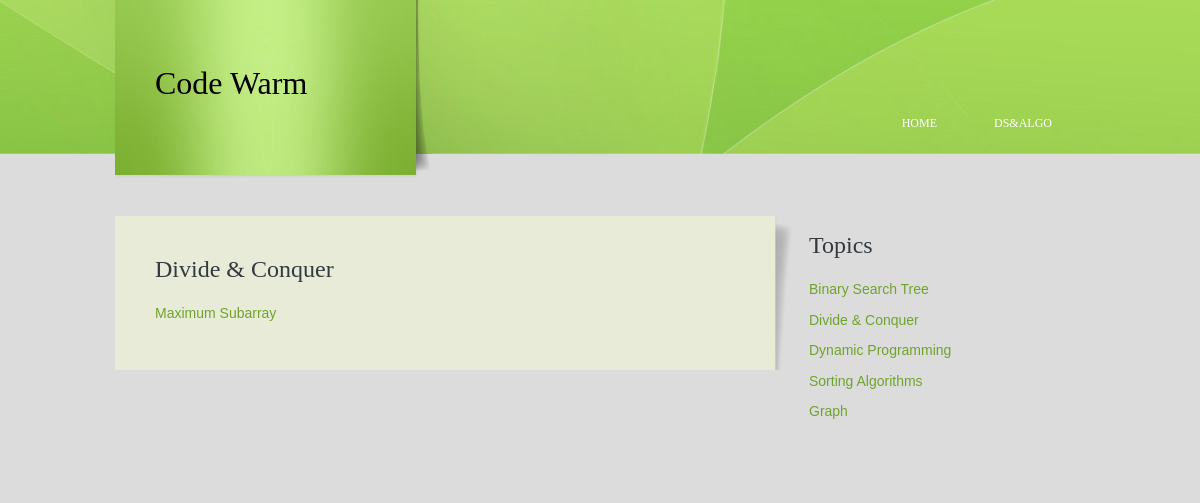
/dsnalgo/5/, run on the app's committed database.
### dsnalgo/models.py (models this page shows, shortened)
class Article(models.Model):
    title = models.CharField(max_length=250)

class SubArticle(models.Model):
    article = models.ForeignKey(Article, on_delete=models.CASCADE)
    title = models.CharField(max_length=250)

### dsnalgo/views.py (the view)
# urls.py: url(r'^(?P<article_id>[0-9]+)/$', views.article_detail, name='article-detail'),
def article_detail(request,article_id):
    article = get_object_or_404(Article, pk=article_id)
    all_articles = Article.objects.all()
    context = {'article':article, 'all_articles':all_articles}
    return render(request, 'dsnalgo/article_detail.html', context)

### dsnalgo/templates/dsnalgo/article_detail.html (shortened to what this page needs)
{% extends 'dsnalgo/base.html' %}
{% block article %}
    <div class="article">
        <ul class="sb_menu">
            <h2>{{ article.title }}</h2>
            {% for sub in article.subarticle_set.all %}
                <li><a href="{% url 'sub_article-detail' article.id sub.id %}">{{ sub.title }}</a></li>
            {% endfor %}
        </ul>
    </div>
{% endblock %}

### dsnalgo/templates/dsnalgo/base.html (shortened to what this page needs)
<!DOCTYPE html PUBLIC "-//W3C//DTD XHTML 1.0 Transitional//EN" "http://www.w3.org/TR/xhtml1/DTD/xhtml1-transitional.dtd">
<html>
<head>
  {% load staticfiles %}
  <link href="{% static 'dsnalgo/style.css' %}" rel="stylesheet" type="text/css" />
  <link href="http://alexgorbatchev.com/pub/sh/current/styles/shThemeMidnight.css" rel="stylesheet" type="text/css" />
  <link href="http://alexgorbatchev.com/pub/sh/current/styles/shCore.css" rel="stylesheet" type="text/css" />
</head>
<body>
<div class="main">
  <div class="header">
    <div class="header_resize">
      <div class="logo"><h1><a href="{% url 'index' %}">Code Warm</a></h1></div>
      <div class="menu_nav">
        <ul>
          <li><a href="{% url 'index' %}"><span>Home</span></a></li>
          <li><a href="{% url 'index' %}"><span>Ds&Algo</span></a></li>
        </ul>
      </div>
    </div>
  </div>
  <div class="content">
    <div class="content_resize">
      <div class="mainbar">
        <div class="submb">
        {% block article %}
        {% endblock %}
        </div>
      </div>
      <div class="sidebar">
        <div class="gadget">
          <ul class="sb_menu">
            <h2 class="star">Topics</h2>
            {% for article in all_articles %}
              <li><a href="{% url 'article-detail' article.id %}">{{ article.title }}</a></li>
            {% endfor %}
          </ul>
        </div>
      </div>
    </div>
  </div>
</div>
</body>
</html>

### dsnalgo/static/dsnalgo/style.css (style rules this page uses)
body { margin:0; padding:0; width:100%; color:#5f5f5f; font:normal 12px/1.8em Georgia, "Times New Roman", Times, serif; }
html, .main { padding:0; margin:0; background-color:#DCDCDC; }
h1 { margin:0; padding:64px 40px; color:#000; font:normal 32px/1.2em Georgia, "Times New Roman", Times, serif; }
h1 a, h1 a:hover { color:#000; text-decoration:none; }
h2 { font:normal 24px Georgia, "Times New Roman", Times, serif; color:#323a3f; padding:8px 0; margin:8px 0; }
a { color:#70a32c; text-decoration:underline; }
.header, .hbg, .content, .menu_nav, .fbg, .footer, form, ol, ol li, ul, .content .mainbar, .content .sidebar { margin:0; padding:0; }
.content_resize, .fbg_resize, .footer_resize { margin:0 auto; padding:0 40px; width:890px; }
.header { background:url(images/header_bg.jpg) repeat-x top; }
.header_resize { margin:0 auto; padding:0; width:970px; height:200px; }
.header .logo { width:317px; height:180px; float:left; background:url(images/logo.png) no-repeat left top; }
.menu_nav { height:52px; float:right; width:auto; padding-top:90px; }
.menu_nav ul { width:auto; list-style:none; }
.menu_nav ul li { margin:0 1px; float:left; }
.menu_nav ul li a { display:block; margin:0; padding:23px 9px 23px 0; color:#fff; text-decoration:none; text-transform:uppercase; }
.menu_nav ul li a span { padding:23px; }
.content { padding-bottom:16px; }
.content_resize { padding:16px 40px 16px 0; width:930px; }
.content .mainbar { float:left; width:660px; padding-right:17px; background:url(images/mainbar_bg.png) no-repeat right top; }
.content .mainbar .submb { padding:24px 23px 24px 40px; background-color:#e8ebd8; }
.content .mainbar .article, .content .sidebar .gadget { margin:0; padding:0 0 16px 0; }
.content .sidebar { float:right; width:236px; }
ul.sb_menu, ul.ex_menu { margin:0; padding:0; list-style:none; }
ul.sb_menu li, ul.ex_menu li { margin:0; }
ul.sb_menu li { padding:4px 0; }
ul.sb_menu li a, ul.ex_menu li a { font-family:Arial;font-size:14px; text-decoration:none; }

### data on the page
Article: title "Divide & Conquer"
SubArticle: title "Maximum Subarray"
Article: title "Binary Search Tree"
Article: title "Dynamic Programming"
Article: title "Sorting Algorithms"
Article: title "Graph"
